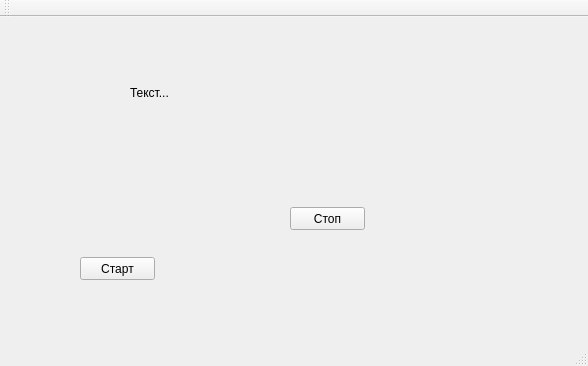
<?xml version="1.0" encoding="UTF-8"?>
<ui version="4.0">
 <class>MainWindow</class>
 <widget class="QMainWindow" name="MainWindow">
  <property name="geometry">
   <rect>
    <x>0</x>
    <y>0</y>
    <width>588</width>
    <height>366</height>
   </rect>
  </property>
  <property name="windowTitle">
   <string>MainWindow</string>
  </property>
  <widget class="QWidget" name="centralWidget">
   <widget class="QLabel" name="label">
    <property name="geometry">
     <rect>
      <x>130</x>
      <y>60</y>
      <width>111</width>
      <height>31</height>
     </rect>
    </property>
    <property name="text">
     <string>Текст...</string>
    </property>
   </widget>
   <widget class="QPushButton" name="buttstart">
    <property name="geometry">
     <rect>
      <x>80</x>
      <y>240</y>
      <width>75</width>
      <height>23</height>
     </rect>
    </property>
    <property name="text">
     <string>Старт</string>
    </property>
   </widget>
   <widget class="QPushButton" name="buttstop">
    <property name="geometry">
     <rect>
      <x>290</x>
      <y>190</y>
      <width>75</width>
      <height>23</height>
     </rect>
    </property>
    <property name="text">
     <string>Стоп</string>
    </property>
   </widget>
  </widget>
  <widget class="QMenuBar" name="menuBar">
   <property name="geometry">
    <rect>
     <x>0</x>
     <y>0</y>
     <width>588</width>
     <height>21</height>
    </rect>
   </property>
  </widget>
  <widget class="QToolBar" name="mainToolBar">
   <attribute name="toolBarArea">
    <enum>TopToolBarArea</enum>
   </attribute>
   <attribute name="toolBarBreak">
    <bool>false</bool>
   </attribute>
  </widget>
  <widget class="QStatusBar" name="statusBar"/>
 </widget>
 <layoutdefault spacing="6" margin="11"/>
 <resources/>
 <connections/>
</ui>
